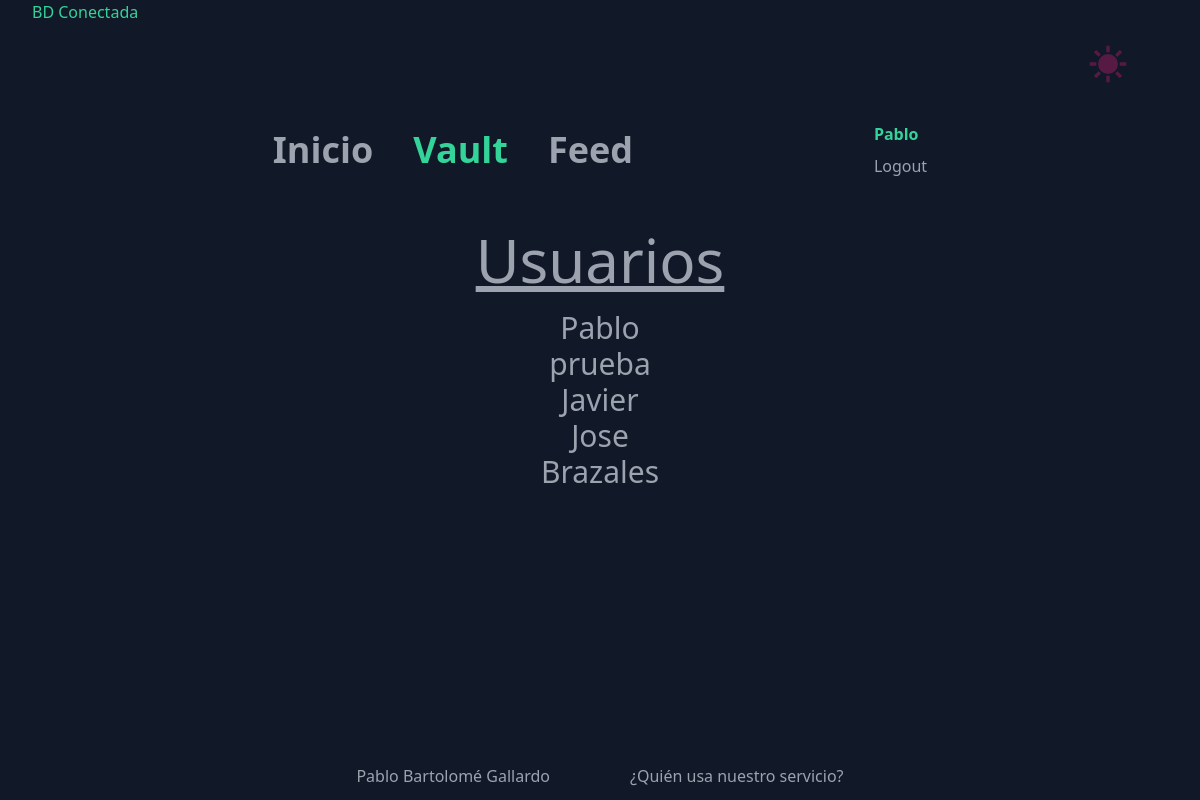
/users.php (signed in), run on the app's committed database.
### tables this page shows
CREATE TABLE `usuarios` (
  `id` int(11) NOT NULL,
  `email` varchar(50) DEFAULT NULL,
  `nombre` varchar(50) DEFAULT NULL,
  `contrasena` varchar(50) DEFAULT NULL
);

### users.php (the view)
<?php include 'layout/header.php' ?>
<h1 class="text-6xl text-gray-400 text-center mb-5 underline">Usuarios</h1>
<div class="flex flex-col items-center justify-center">
    <?php
    $usuarios = mostrarUsuarios($conexion);
    if (empty($usuarios)){
        echo "<p class='text-green-400'>Create una cuenta para ser nuestro primer usuario!</p>";
    }else{
        foreach($usuarios as $usuario){
            echo'
            <p class="text-gray-400 text-3xl">'. ($usuario['nombre']) .'</p>
            ';
        }
    }
    ?>
</div>
<?php include 'layout/footer.php' ?>

### layout/styles.css (style rules this page uses)
body { background-color: #111827; display: flex; flex-direction: column; min-height: 100vh; margin: 0 2rem 0 2rem; }
h1 { color: #e1dfd1; font-size: 50px; }

### data on the page
usuarios: nombre "Pablo"
usuarios: nombre "prueba"
usuarios: nombre "Javier"
usuarios: nombre "Jose"
usuarios: nombre "Brazales"

### other printed values
$_SESSION['usuario'] "Pablo"
